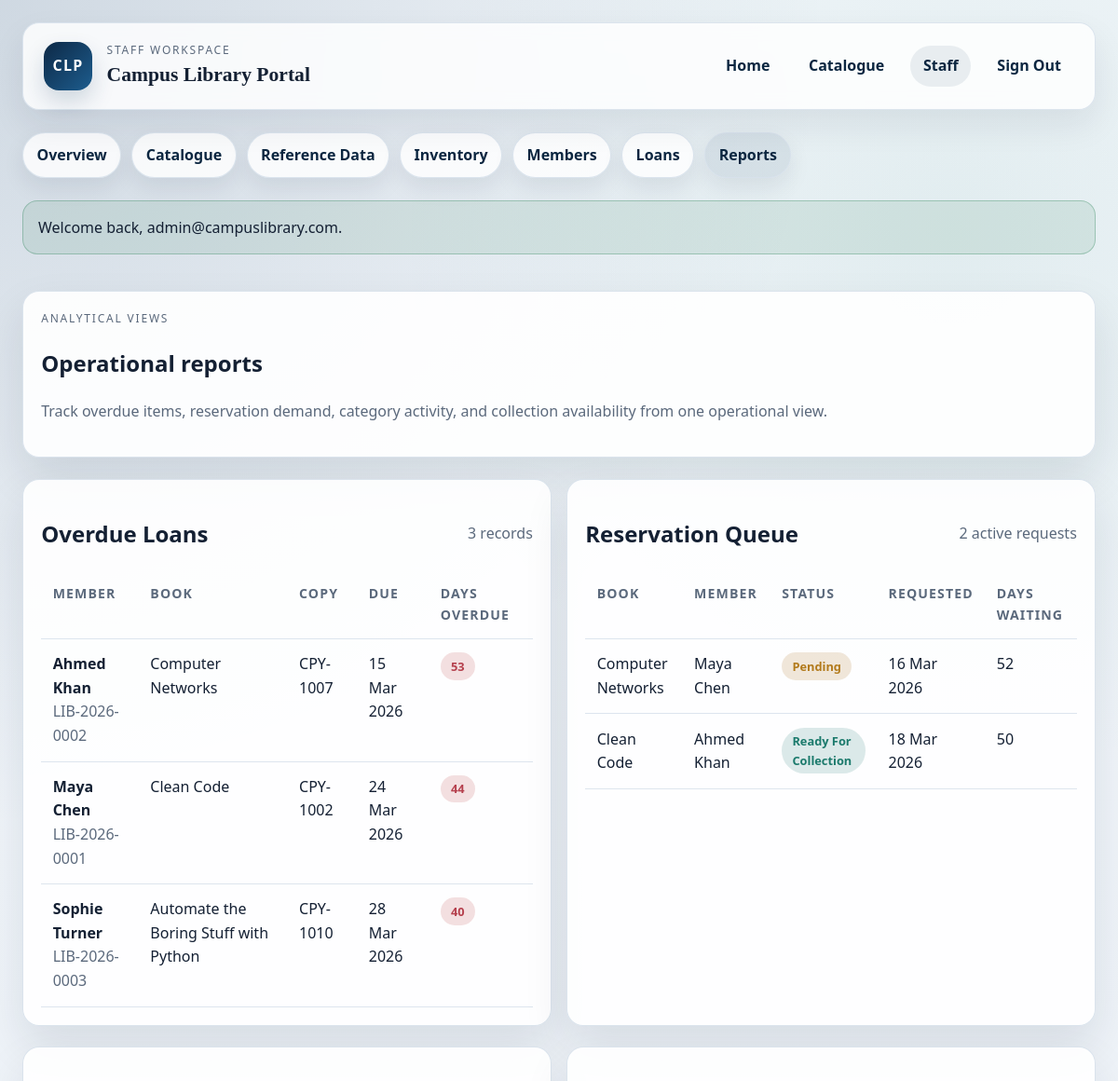
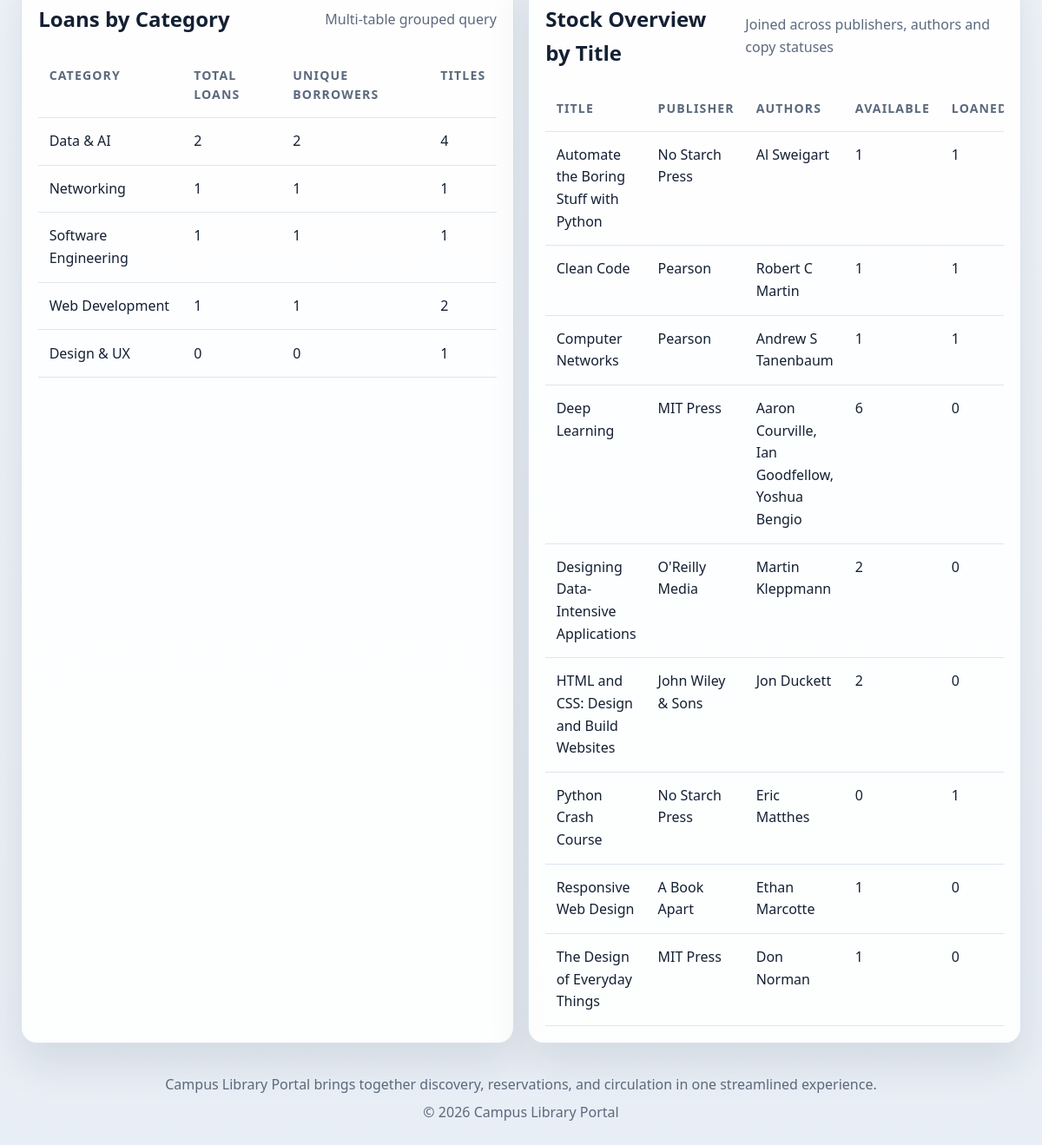
Screenshot of /admin/reports.php (signed in) with the database file from the repository (2 pictures, top to bottom).
### tables this page shows
CREATE TABLE loans (
    id INT NOT NULL AUTO_INCREMENT,
    copy_id INT NOT NULL,
    member_id INT NOT NULL,
    loaned_at DATETIME NOT NULL,
    due_at DATETIME NOT NULL,
    returned_at DATETIME DEFAULT NULL,
    notes TEXT,
    PRIMARY KEY (id),
    CONSTRAINT fk_loans_copy FOREIGN KEY (copy_id) REFERENCES copies (id),
    CONSTRAINT fk_loans_member FOREIGN KEY (member_id) REFERENCES members (id)
);

CREATE TABLE members (
    id INT NOT NULL AUTO_INCREMENT,
    user_id INT NOT NULL,
    membership_number VARCHAR(30) NOT NULL,
    full_name VARCHAR(120) NOT NULL,
    phone VARCHAR(30) DEFAULT NULL,
    course_name VARCHAR(120) DEFAULT NULL,
    joined_on DATE NOT NULL,
    is_active TINYINT(1) NOT NULL DEFAULT 1,
    PRIMARY KEY (id),
    UNIQUE KEY uq_members_user (user_id),
    UNIQUE KEY uq_membership_number (membership_number),
    CONSTRAINT fk_members_user FOREIGN KEY (user_id) REFERENCES users (id)
);

CREATE TABLE books (
    id INT NOT NULL AUTO_INCREMENT,
    title VARCHAR(180) NOT NULL,
    isbn VARCHAR(30) NOT NULL,
    category_id INT NOT NULL,
    publisher_id INT NOT NULL,
    published_year INT DEFAULT NULL,
    summary TEXT,
    featured TINYINT(1) NOT NULL DEFAULT 0,
    is_active TINYINT(1) NOT NULL DEFAULT 1,
    created_at DATETIME NOT NULL,
    PRIMARY KEY (id),
    UNIQUE KEY uq_books_isbn (isbn),
    CONSTRAINT fk_books_category FOREIGN KEY (category_id) REFERENCES categories (id),
    CONSTRAINT fk_books_publisher FOREIGN KEY (publisher_id) REFERENCES publishers (id)
);

CREATE TABLE copies (
    id INT NOT NULL AUTO_INCREMENT,
    book_id INT NOT NULL,
    accession_code VARCHAR(30) NOT NULL,
    shelf_location VARCHAR(30) NOT NULL,
    status ENUM('available', 'loaned', 'maintenance') NOT NULL DEFAULT 'available',
    condition_notes TEXT,
    created_at DATETIME NOT NULL,
    PRIMARY KEY (id),
    UNIQUE KEY uq_copies_accession_code (accession_code),
    CONSTRAINT fk_copies_book FOREIGN KEY (book_id) REFERENCES books (id)
);

CREATE TABLE reservations (
    id INT NOT NULL AUTO_INCREMENT,
    member_id INT NOT NULL,
    book_id INT NOT NULL,
    status ENUM('pending', 'ready_for_collection', 'fulfilled', 'cancelled') NOT NULL DEFAULT 'pending',
    requested_at DATETIME NOT NULL,
    expires_at DATETIME DEFAULT NULL,
    notes TEXT,
    PRIMARY KEY (id),
    CONSTRAINT fk_reservations_member FOREIGN KEY (member_id) REFERENCES members (id),
    CONSTRAINT fk_reservations_book FOREIGN KEY (book_id) REFERENCES books (id)
);

### app/includes/db.php (called while the page is built, shortened)
<?php
function db()
{
    static $pdo = null;
    if ($pdo instanceof PDO) {
        return $pdo;
    }
    $dsn = 'mysql:host=' . DB_HOST . ';dbname=' . DB_NAME . ';charset=' . DB_CHARSET;
    try {
        $pdo = new PDO($dsn, DB_USER, DB_PASS);
        $pdo->setAttribute(PDO::ATTR_ERRMODE, PDO::ERRMODE_EXCEPTION);
        $pdo->setAttribute(PDO::ATTR_DEFAULT_FETCH_MODE, PDO::FETCH_ASSOC);
    } catch (PDOException $exception) {
        $GLOBALS['db_connection_error'] = $exception->getMessage();
        return null;
    }
    return $pdo;
}

### admin/reports.php (the view, shortened to what this page needs)
<?php
$overdueLoans = array();
$reservationQueue = array();
$categoryUsage = array();
$stockOverview = array();
if (db_ready()) {
    $overdueLoans = db()->query('
        SELECT
            l.id,
            m.full_name,
            m.membership_number,
            b.title,
            c.accession_code,
            l.due_at,
            DATEDIFF(CURDATE(), DATE(l.due_at)) AS days_overdue
        FROM loans l
        INNER JOIN members m ON m.id = l.member_id
        INNER JOIN copies c ON c.id = l.copy_id
        INNER JOIN books b ON b.id = c.book_id
        WHERE l.returned_at IS NULL
        AND DATE(l.due_at) < CURDATE()
        ORDER BY l.due_at ASC
    ')->fetchAll();
    $reservationQueue = db()->query('
        SELECT
            r.id,
            b.title,
            m.full_name,
            r.status,
            r.requested_at,
            DATEDIFF(CURDATE(), DATE(r.requested_at)) AS waiting_days
        FROM reservations r
        INNER JOIN books b ON b.id = r.book_id
        INNER JOIN members m ON m.id = r.member_id
        WHERE r.status IN ("pending", "ready_for_collection")
        ORDER BY r.requested_at ASC
    ')->fetchAll();
    $categoryUsage = db()->query('
        SELECT
            c.name AS category_name,
            COUNT(l.id) AS total_loans,
            COUNT(DISTINCT l.member_id) AS unique_borrowers,
            COUNT(DISTINCT b.id) AS titles_in_category
        FROM categories c
        LEFT JOIN books b ON b.category_id = c.id
        LEFT JOIN copies cp ON cp.book_id = b.id
        LEFT JOIN loans l ON l.copy_id = cp.id
        GROUP BY c.id, c.name
        ORDER BY total_loans DESC, c.name ASC
    ')->fetchAll();
    $stockOverview = db()->query('
        SELECT
            b.title,
            p.name AS publisher_name,
            GROUP_CONCAT(DISTINCT a.name ORDER BY a.name SEPARATOR ", ") AS authors,
            COUNT(DISTINCT cp.id) AS total_copies,
            COALESCE(SUM(CASE WHEN cp.status = "available" THEN 1 ELSE 0 END), 0) AS available_copies,
            COALESCE(SUM(CASE WHEN cp.status = "loaned" THEN 1 ELSE 0 END), 0) AS loaned_copies,
            COALESCE(SUM(CASE WHEN cp.status = "maintenance" THEN 1 ELSE 0 END), 0) AS maintenance_copies
        FROM books b
        INNER JOIN publishers p ON p.id = b.publisher_id
        INNER JOIN book_authors ba ON ba.book_id = b.id
        INNER JOIN authors a ON a.id = ba.author_id
        LEFT JOIN copies cp ON cp.book_id = b.id
        GROUP BY b.id, b.title, p.name
        ORDER BY b.title ASC
    ')->fetchAll();
}
include dirname(__DIR__) . '/app/includes/header.php';
?>
<section class="panel">
    <p class="eyebrow">Analytical Views</p>
    <h1>Operational reports</h1>
    <p class="muted">
        Track overdue items, reservation demand, category activity, and collection availability from one operational view.
    </p>
</section>
<section class="grid grid-2">
    <div class="table-panel">
        <div class="section-heading">
            <h2>Overdue Loans</h2>
            <p class="muted"><?php echo h(count($overdueLoans)); ?> records</p>
        </div>
        <?php if (!$overdueLoans): ?>
            <div class="empty-state">
                <p>No overdue loans were found.</p>
            </div>
        <?php else: ?>
            <div class="table-wrap">
                <table>
                    <thead>
                        <tr>
                            <th>Member</th>
                            <th>Book</th>
                            <th>Copy</th>
                            <th>Due</th>
                            <th>Days Overdue</th>
                        </tr>
                    </thead>
                    <tbody>
                        <?php foreach ($overdueLoans as $loan): ?>
                            <tr>
                                <td>
                                    <strong><?php echo h($loan['full_name']); ?></strong>
                                    <div class="muted"><?php echo h($loan['membership_number']); ?></div>
                                </td>
                                <td><?php echo h($loan['title']); ?></td>
                                <td><?php echo h($loan['accession_code']); ?></td>
                                <td><?php echo h(format_date_display($loan['due_at'])); ?></td>
                                <td><?php echo render_status_badge((string) $loan['days_overdue'], 'overdue'); ?></td>
                            </tr>
                        <?php endforeach; ?>
                    </tbody>
                </table>
            </div>
        <?php endif; ?>
    </div>
    <div class="table-panel">
        <div class="section-heading">
            <h2>Reservation Queue</h2>
            <p class="muted"><?php echo h(count($reservationQueue)); ?> active requests</p>
        </div>
        <?php if (!$reservationQueue): ?>
            <div class="empty-state">
                <p>No queued reservations were found.</p>
            </div>
        <?php else: ?>
            <div class="table-wrap">
                <table>
                    <thead>
                        <tr>
                            <th>Book</th>
                            <th>Member</th>
                            <th>Status</th>
                            <th>Requested</th>
                            <th>Days Waiting</th>
                        </tr>
                    </thead>
                    <tbody>
                        <?php foreach ($reservationQueue as $reservation): ?>
                            <tr>
                                <td><?php echo h($reservation['title']); ?></td>
                                <td><?php echo h($reservation['full_name']); ?></td>
                                <td><?php echo render_status_badge(ucwords(str_replace('_', ' ', $reservation['status'])), $reservation['status']); ?></td>
                                <td><?php echo h(format_date_display($reservation['requested_at'])); ?></td>
                                <td><?php echo h($reservation['waiting_days']); ?></td>
                            </tr>
                        <?php endforeach; ?>
                    </tbody>
                </table>
            </div>
        <?php endif; ?>
    </div>
</section>
<section class="grid grid-2">
    <div class="table-panel">
        <div class="section-heading">
            <h2>Loans by Category</h2>
            <p class="muted">Multi-table grouped query</p>
        </div>
        <div class="table-wrap">
            <table>
                <thead>
                    <tr>
                        <th>Category</th>
                        <th>Total Loans</th>
                        <th>Unique Borrowers</th>
                        <th>Titles</th>
                    </tr>
                </thead>
                <tbody>
                    <?php foreach ($categoryUsage as $category): ?>
                        <tr>
                            <td><?php echo h($category['category_name']); ?></td>
                            <td><?php echo h($category['total_loans']); ?></td>
                            <td><?php echo h($category['unique_borrowers']); ?></td>
                            <td><?php echo h($category['titles_in_category']); ?></td>
                        </tr>
                    <?php endforeach; ?>
                </tbody>
            </table>
        </div>
    </div>
    <div class="table-panel">
        <div class="section-heading">
            <h2>Stock Overview by Title</h2>
            <p class="muted">Joined across publishers, authors and copy statuses</p>
        </div>
        <div class="table-wrap">
            <table>
                <thead>
                    <tr>
                        <th>Title</th>
                        <th>Publisher</th>
                        <th>Authors</th>
                        <th>Available</th>
                        <th>Loaned</th>
                    </tr>
                </thead>
                <tbody>
                    <?php foreach ($stockOverview as $row): ?>
                        <tr>
                            <td><?php echo h($row['title']); ?></td>
                            <td><?php echo h($row['publisher_name']); ?></td>
                            <td><?php echo h($row['authors']); ?></td>
                            <td><?php echo h($row['available_copies']); ?></td>
                            <td><?php echo h($row['loaned_copies']); ?></td>
                        </tr>
                    <?php endforeach; ?>
                </tbody>
            </table>
        </div>
    </div>
</section>
<?php include dirname(__DIR__) . '/app/includes/footer.php'; ?>

### app/includes/functions.php (shortened to what this page needs)
<?php
require_once __DIR__ . '/db.php';
function h($value)
{
    return htmlspecialchars((string) $value, ENT_QUOTES, 'UTF-8');
}
function format_date_display($value)
{
    $timestamp = strtotime($value);
    return date('d M Y', $timestamp);
}
function status_class($status)
{
    $map = array(
        'success' => 'success',
        'warning' => 'warning',
        'danger' => 'danger',
        'info' => 'info',
        'muted' => 'muted',
        'available' => 'success',
        'loaned' => 'warning',
        'maintenance' => 'muted',
        'pending' => 'warning',
        'ready_for_collection' => 'info',
        'fulfilled' => 'success',
        'cancelled' => 'danger',
        'active' => 'success',
        'inactive' => 'muted',
        'returned' => 'success',
        'overdue' => 'danger',
    );
    return isset($map[$status]) ? $map[$status] : 'info';
}
function render_status_badge($label, $status = '')
{
    $state = $status !== '' ? $status : strtolower(str_replace(' ', '_', $label));
    return '<span class="badge badge-' . h(status_class($state)) . '">' . h($label) . '</span>';
}

### assets/css/styles.css (style rules this page uses)
:root { --bg: #edf3f8; --panel: rgba(255, 255, 255, 0.9); --panel-strong: #dce6ef; --ink: #142033; --muted: #5b697c; --line: #d7e1eb; --brand: #12395f; --brand-deep: #0b2640; --accent: #1b7a6c; --warning: #b27a1b; --danger: #b5404d; --success: #1f7a60; --shadow: 0 22px 48px rgba(12, 28, 48, 0.1); --radius: 18px; }
* { box-sizing: border-box; }
body { margin: 0; background: radial-gradient(circle at top left, rgba(18, 57, 95, 0.16), transparent 32%), radial-gradient(circle at 85% 10%, rgba(27, 122, 108, 0.08), transparent 24%), linear-gradient(180deg, #f3f7fb 0%, #e8eef5 100%); color: var(--ink); font-family: "Avenir Next", "Gill Sans", "Segoe UI", sans-serif; line-height: 1.6; }
.eyebrow { margin: 0; text-transform: uppercase; letter-spacing: 0.15em; font-size: 0.75rem; color: var(--muted); }
.hero, .card, .panel, .table-panel, .form-panel, .metric-grid article, .empty-state { background: var(--panel); border: 1px solid rgba(215, 225, 235, 0.92); border-radius: var(--radius); box-shadow: var(--shadow); }
.section-heading { display: flex; align-items: center; justify-content: space-between; gap: 1rem; }
.grid { display: grid; gap: 1rem; }
.grid-2 { grid-template-columns: repeat(auto-fit, minmax(280px, 1fr)); }
.card, .panel, .table-panel, .form-panel, .empty-state { padding: 1.2rem; }
.muted { color: var(--muted); }
.badge { display: inline-flex; align-items: center; gap: 0.35rem; padding: 0.28rem 0.7rem; border-radius: 999px; font-size: 0.8rem; font-weight: 700; }
.badge-warning { background: rgba(163, 92, 0, 0.15); color: var(--warning); }
.badge-danger { background: rgba(178, 41, 41, 0.14); color: var(--danger); }
.badge-info { background: rgba(13, 107, 99, 0.14); color: var(--accent); }
.table-wrap { overflow-x: auto; }
table { width: 100%; border-collapse: collapse; }
th, td { padding: 0.88rem 0.78rem; border-bottom: 1px solid rgba(215, 225, 235, 0.85); text-align: left; vertical-align: top; }
th { font-size: 0.88rem; text-transform: uppercase; letter-spacing: 0.08em; color: var(--muted); }

### rows the page displays
loans: member.full_name "Ahmed Khan", member.membership_number "LIB-2026-0002", books.title "Computer Networks", copy.accession_code "CPY-1007", due_at "15 Mar 2026", label "53"
loans: member.full_name "Maya Chen", member.membership_number "LIB-2026-0001", books.title "Clean Code", copy.accession_code "CPY-1002", due_at "24 Mar 2026", label "44"
loans: member.full_name "Sophie Turner", member.membership_number "LIB-2026-0003", books.title "Automate the Boring Stuff with Python", copy.accession_code "CPY-1010", due_at "28 Mar 2026", label "40"
reservations: book.title "Computer Networks", member.full_name "Maya Chen", label "Pending", requested_at "16 Mar 2026", waiting_days "52"
reservations: book.title "Clean Code", member.full_name "Ahmed Khan", label "Ready For Collection", requested_at "18 Mar 2026", waiting_days "50"

### other values shown
APP_NAME "Campus Library Portal"
$message['message'] "Welcome back, admin@campuslibrary.com."
count($overdueLoans) "3"
count($reservationQueue) "2"
$category['category_name'] "Data & AI"
$category['total_loans'] "2"
$category['unique_borrowers'] "2"
$category['titles_in_category'] "4"
$category['category_name'] "Networking"
$category['total_loans'] "1"
$category['unique_borrowers'] "1"
$category['titles_in_category'] "1"
$category['category_name'] "Software Engineering"
$category['category_name'] "Web Development"
$category['titles_in_category'] "2"
